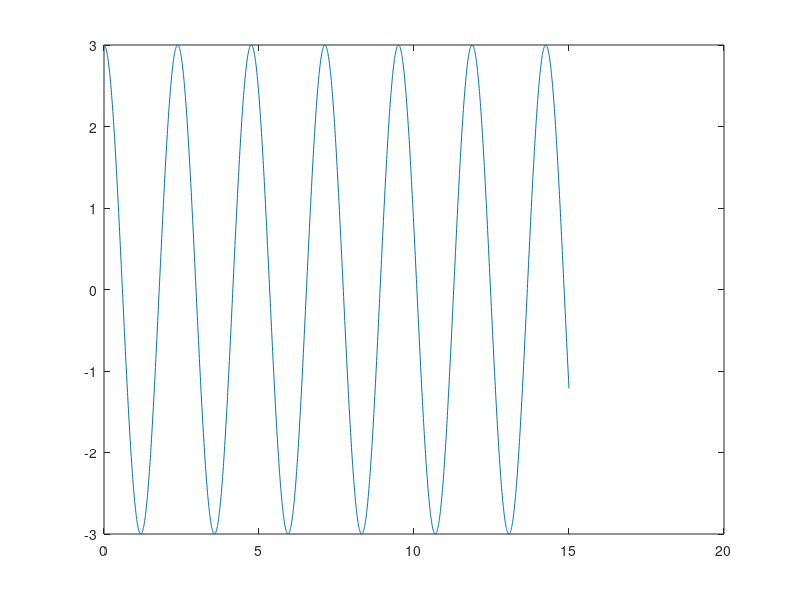
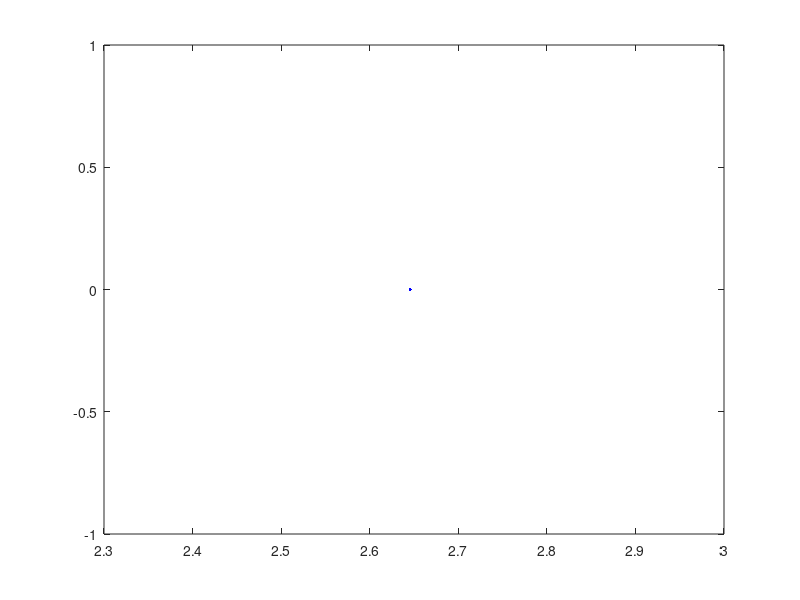
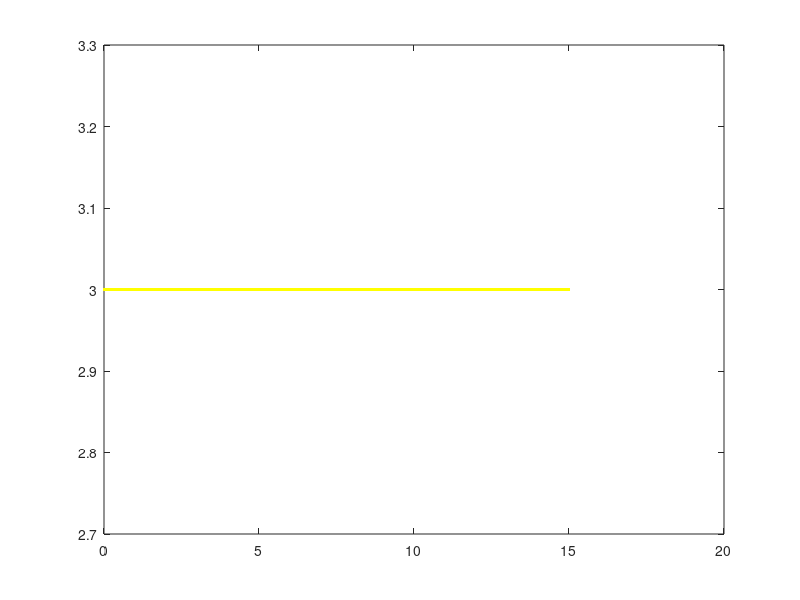
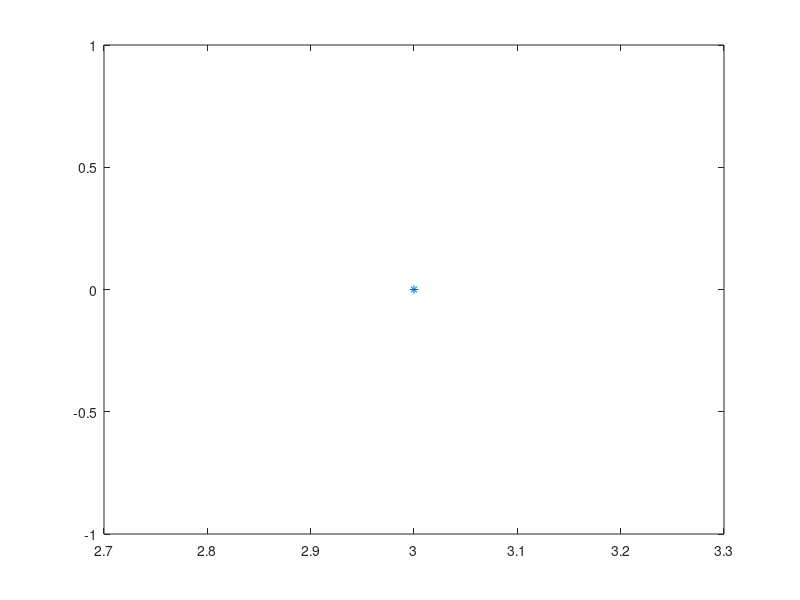

Write MATLAB code to recreate these figures, in order.
x = linspace(0,15,2000);
A = 3;
k = 350;
m = 50;
f = 0;

omega = sqrt(k/m);
figure;
plot(x, A*cos(omega*x+f));
hold on;
figure;
plot(omega,f+atan2(0, A), ".b");
hold on;
omega = linspace(0,15,500);
figure;
plot(omega,A,".y");
hold on;
niq = complex(A,zeros(size(A)));
figure;
plot(real(niq),imag(niq),"*");
hold off;
